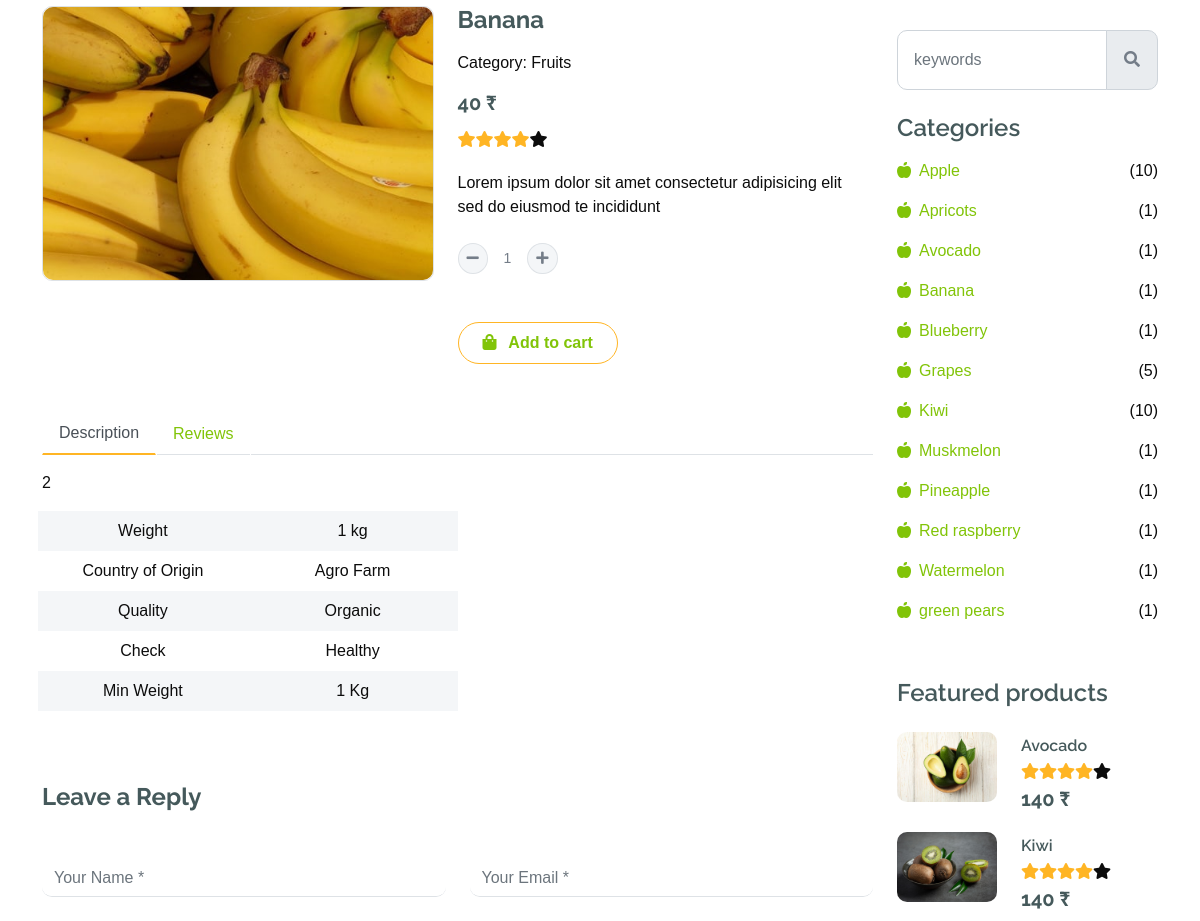
Page /product/5/ (signed in, middle part) on the earlier database version.
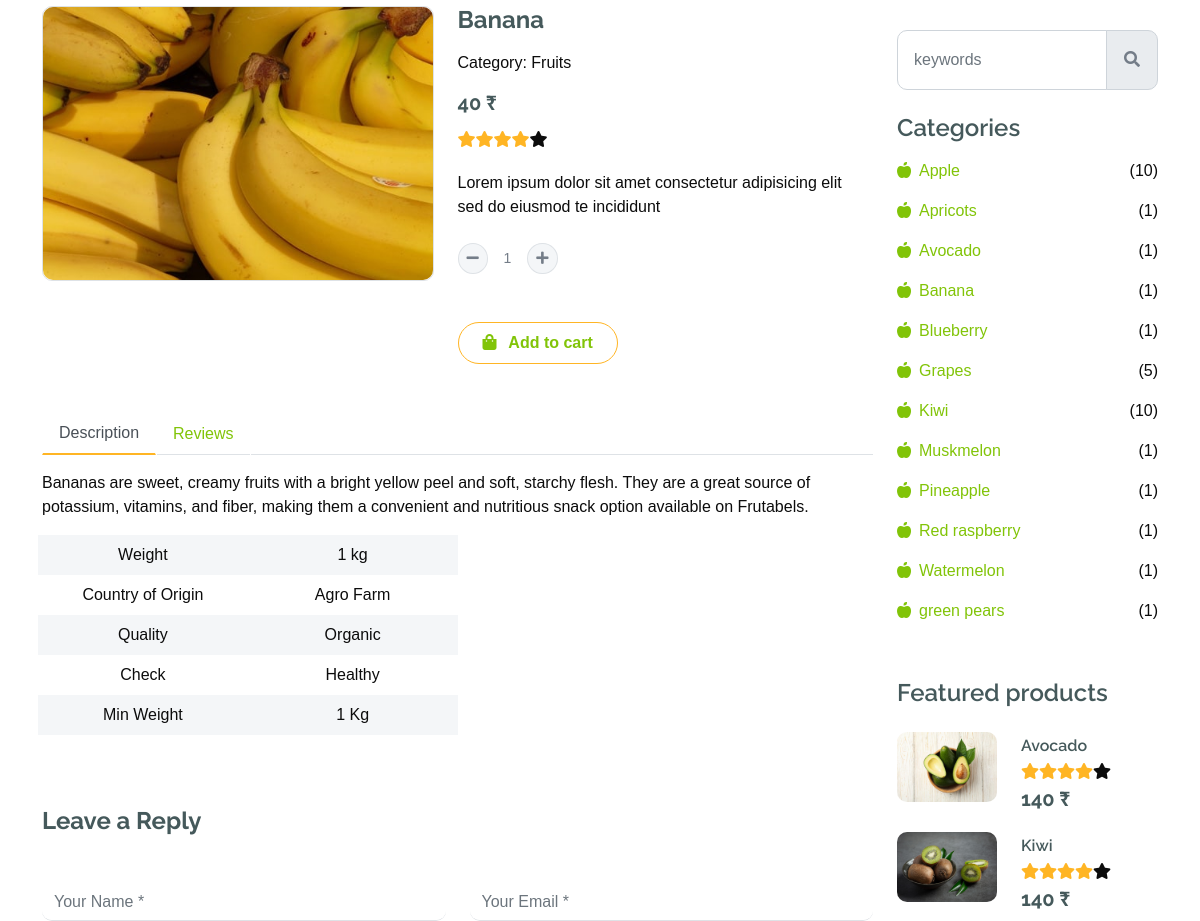
Same page on the later database version.
### app1/models.py (models this page shows, shortened)
class Product(models.Model):
    product_name = models.CharField(max_length=50)
    product_price = models.IntegerField()
    product_quantity = models.IntegerField()
    product_img = models.ImageField(upload_to="image", default=None)
    product_details = models.CharField(max_length=500)
    product_id = models.CharField(primary_key=True, max_length=5)
    product_description = models.TextField(max_length=500)
    product_category = models.IntegerField(
        choices=CategoryChoices.choices, default=CategoryChoices.ALL
    )

### app1/views.py (the view, shortened to what this page needs)
# urls.py: path("product/<int:product_id>/", ProdcutdetailView.as_view(), name="shopdetail"),
class ProdcutdetailView(generics.CreateAPIView):
    renderer_classes = [TemplateHTMLRenderer]
    template_name = "shop_detail.html"
    def get(self, request, product_id):
        if "username" not in request.session:
            return redirect("login")
        product = Product.objects.filter(product_id=product_id).first()
        if not product:
            return redirect("shop")
        veg = Product.objects.filter(product_category=CategoryChoices.VEGETABLES)
        singal_fruit = Product.objects.filter(product_category=CategoryChoices.FRUITS)[
            7:
        ]
        reply = Reply.objects.all()
        fruits = Product.objects.filter(product_category=CategoryChoices.FRUITS)
        veg = Product.objects.filter(product_category=CategoryChoices.VEGETABLES)
        min_price = request.POST.get("min_price", 0)
        max_price = request.POST.get("max_price", 500)
        if min_price or max_price:
            fruits = fruits.filter(
                product_price__gte=min_price, product_price__lte=max_price
            )
            veg = veg.filter(product_price__gte=min_price, product_price__lte=max_price)
        fruit_stock_counts = fruits.values("product_name").annotate(
            total_stock=Sum("product_quantity")
        )
        return render(
            request,
            "shop_detail.html",
            {
                "product_details": product,
                "veg": veg,
                "singal_fruit": singal_fruit,
                "fruit_stock_counts": fruit_stock_counts,
                "reply": reply,
            },
        )

### app1/templates/shop_detail.html (shortened to what the changed rows need)
{% load static %}
{% load rest_framework %}
<!DOCTYPE html>
<html lang="en">
    <head>
        <link rel="stylesheet" href="https://use.fontawesome.com/releases/v5.15.4/css/all.css"/>
        <link href="https://cdn.jsdelivr.net/npm/bootstrap-icons@1.4.1/font/bootstrap-icons.css" rel="stylesheet">
        <link rel="stylesheet" href="{% static 'owl.carousel.min.css' %}" />
        <link rel="stylesheet" href="{% static 'bootstrap.min.css' %}" />
        <link rel="stylesheet" href="{% static 'style.css' %}" />
    </head>
    <body>
        <div class="container-fluid py-5 mt-5">
            <div class="container py-5">
                <div class="row g-4 mb-5">
                    <div class="col-lg-8 col-xl-9">
                        <div class="row g-4">
                            <div class="row">
                                <div class="col-lg-6">
                                    <div class="border rounded">
                                        <img src="{{ product_details.product_img.url }}" class="img-fluid rounded" alt="{{ product_details.product_name }}">
                                    </div>
                                </div>
                                <div class="col-lg-6">
                                    <h4 class="fw-bold mb-3">{{ product_details.product_name }}</h4>
                                    <p class="mb-3">Category: {{ product_details.get_product_category_display }}</p>
                                    <h5 class="fw-bold mb-3">{{ product_details.product_price }} ₹</h5>
                                    <div class="d-flex mb-4">
                                        <i class="fa fa-star text-secondary"></i>
                                        <i class="fa fa-star text-secondary"></i>
                                        <i class="fa fa-star text-secondary"></i>
                                        <i class="fa fa-star text-secondary"></i>
                                        <i class="fa fa-star"></i>
                                    </div>
                                    <p class="mb-4">{{ product_details.product_details }}</p>
                                    <form action="{% url 'add_to_cart' product_details.product_id %}"  method="post">
                                        <div class="input-group quantity mb-5" style="width: 100px;">
                                        </div>
                                        <button type="submit" class="btn border border-secondary rounded-pill px-4 py-2 mb-4 text-primary">
                                        </button>
                                    </form>
                                    </div>
                            </div>
                            <div class="col-lg-12">
                                <div class="tab-content mb-5">
                                    <div class="tab-pane active" id="nav-about" role="tabpanel" aria-labelledby="nav-about-tab">
                                        <p>{{ product_details.product_description  }} </p>
                                        <div class="px-2">
                                            <div class="row g-4">
                                            </div>
                                        </div>
                                    </div>
                                </div>
                            </div>
                        </div>
                    </div>
                    <div class="col-lg-4 col-xl-3">
                        <div class="row g-4 fruite">
                            <div class="col-lg-12">
                                <div class="mb-4">
                                    <ul class="list-unstyled fruite-categorie">
                                        {% for item in fruit_stock_counts %}
                                            <li>
                                                <div class="d-flex justify-content-between fruite-name">
                                                    <a href="#"><i class="fas fa-apple-alt me-2"></i>{{ item.product_name }}</a>
                                                    <span>({{ item.total_stock }})</span>
                                                </div>
                                            </li>
                                        {% endfor %}
                                    </ul>
                                </div>
                            </div>
                        </div>
                    </div>
                </div>
            </div>
        </div>
    <link rel="stylesheet" href="https://cdnjs.cloudflare.com/ajax/libs/font-awesome/5.15.4/css/all.min.css">
    </body>
</html>

Differences in the rows shown:
changed Product "Banana": product_description "2" → "Bananas are sweet, creamy fruits with a bright yellow peel and soft, starchy flesh. They are a great source of potassium, vitamins, and fiber, making them a convenient and nutritious snack option available on Frutabels."
